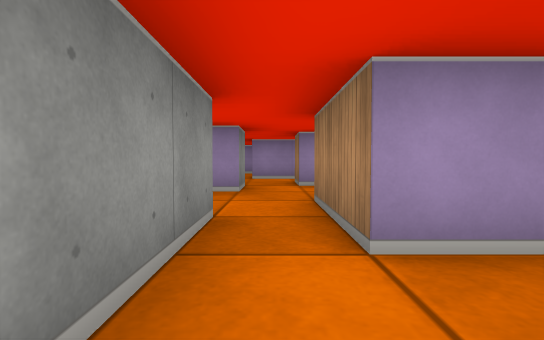
view 1 (above)

17 first-person views from a walk through a cub3D ray-caster map. The camera is about half as high as the walls, tilts 2° down and sees 85° across. The floor is counted in squares. Each view is taken from the middle of a square. On the plan, view 1 faces up. The plan holds only what a view shows up to about 9 squares ahead; the rest is blank.

view 2
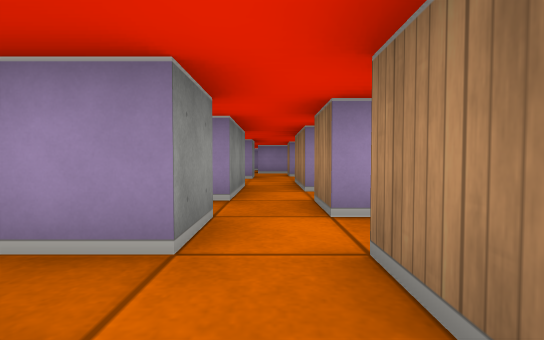

view 3
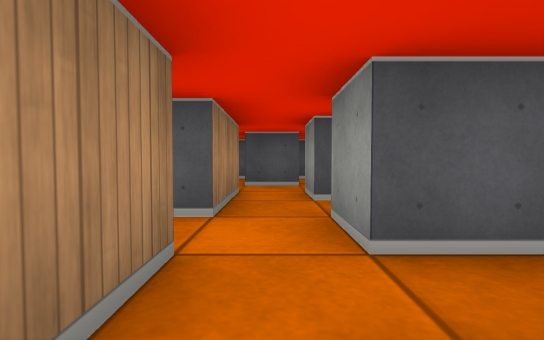

view 4
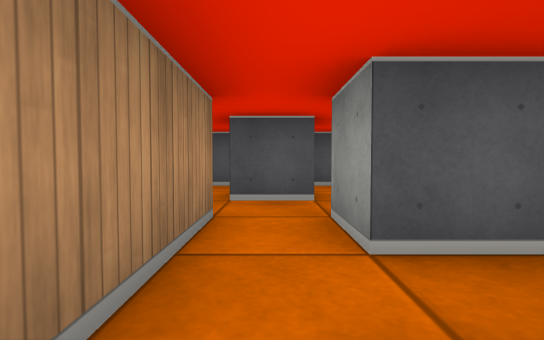

view 5
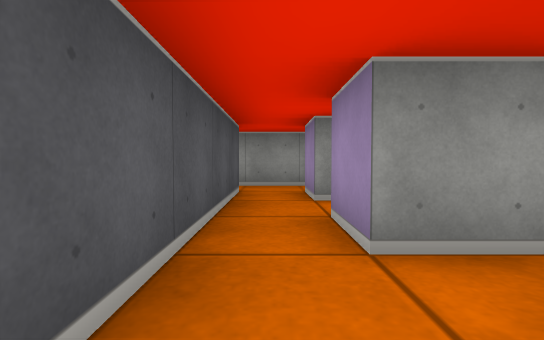

view 6
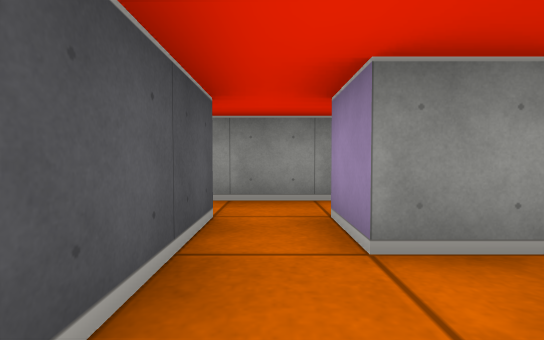

view 7
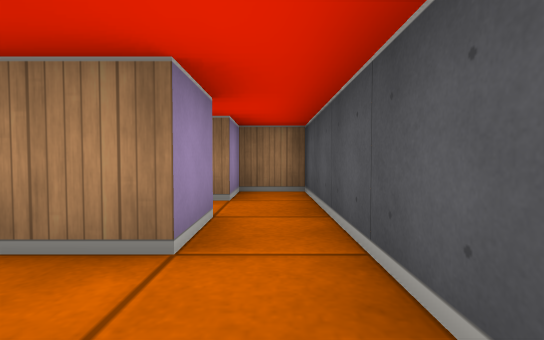

view 8
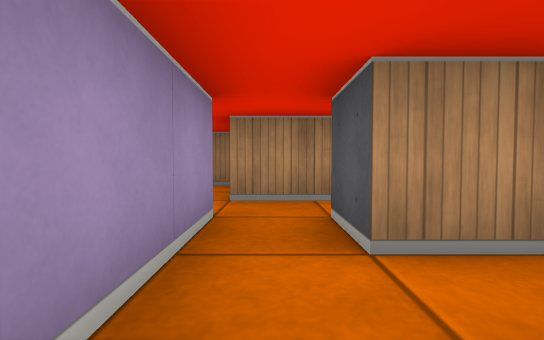

view 9
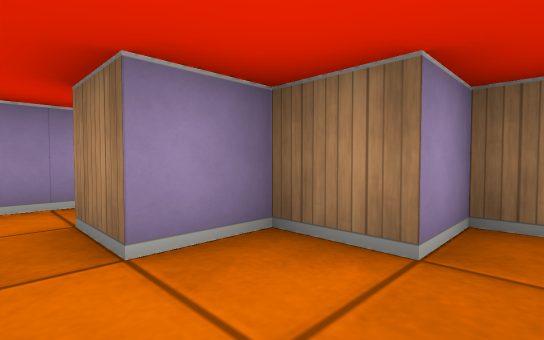

view 10
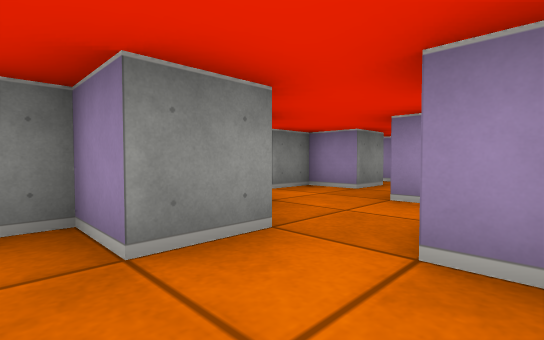

view 11
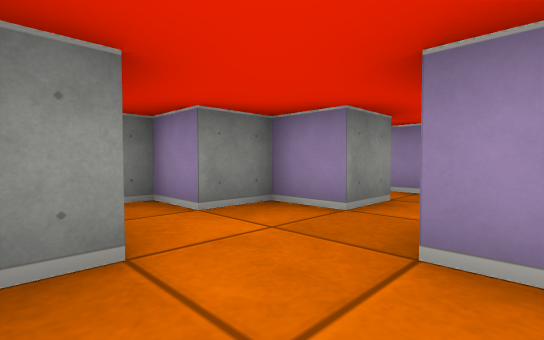

view 12
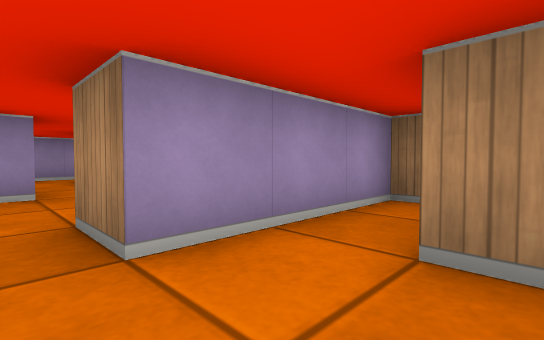

view 13
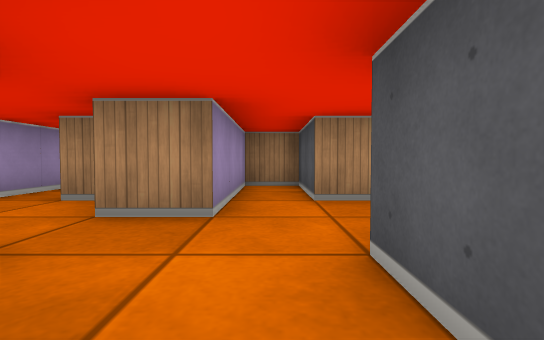

view 14
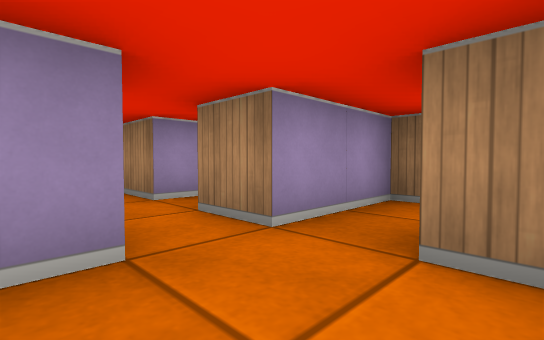

view 15
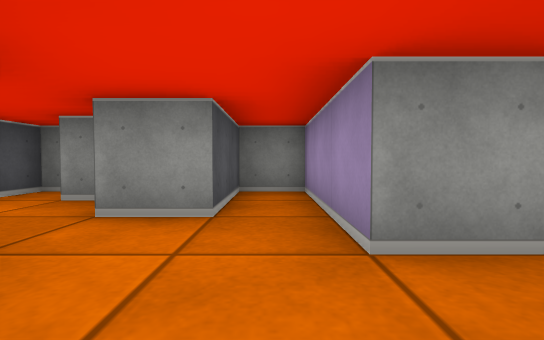

view 16
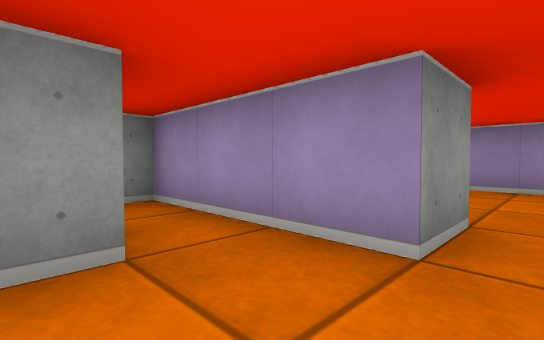

view 17
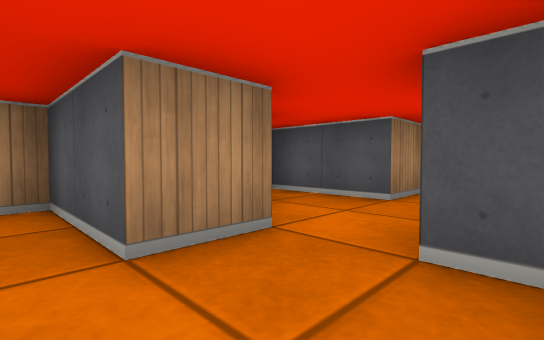

### Floor plan
Points are (right, up) in squares from view 1. A wall is a line through its corners. A room is listed if a view was taken in it or the views show most of it. See-through windows are left out.
Room 1 (views 1, 3, 4)
walls: (0.5, -0.5) (0.5, 0.5); (-1.5, -0.5) (-0.5, -0.5) (-0.5, -1.5); (-0.5, 1.5) (-0.5, 0.5); (0.5, -1.5) (0.9, -1.5); (1.5, 1.5) (0.5, 1.5)
ways out: opening at (0, -1) to room 2; opening at (0, 2) to room 3; opening at (-1, 0)
Room 2 (views 2, 5, 6, 7, 8)
walls: (-1.5, -4.5) (-1.5, -5.5) (-2.5, -5.5); (-1.5, -3.5) (-1.5, -2.5) (-0.5, -2.5) (-0.5, -3.5); (-0.5, -4.5) (0.5, -4.5) (0.5, -5.5) (-0.5, -5.5) (-0.5, -4.5); (0.5, -3.5) (0.5, -1.5); (-0.5, -1.5) (-2.5, -1.5); (-3.5, -5.2) (-3.5, -6.8); (-2.5, -6.5) (2.5, -6.5) (2.5, -5.5) (1.5, -5.5)
ways out: opening at (0, -1) to room 1; opening at (-3, -7)
Room 3 (views 9, 10)
walls: (-0.5, 4.5) (-1.5, 4.5) (-1.5, 4); (-0.5, 2.5) (-0.5, 1.5); (2.5, 4) (2.5, 4.5) (1.5, 4.5) (1.5, 5.5) (0.5, 5.5); (0.5, 1.5) (0.5, 3.5) (2.5, 3.5)
ways out: opening at (0, 2) to room 1; opening at (0, 5.5) to room 4; opening at (-1, 3)
Room 4 (views 11, 12, 13, 17)
walls: (-1, 5.5) (-0.5, 5.5) (-0.5, 4.5); (-1.5, 8.5) (-2.5, 8.5) (-2.5, 7.5) (-3.5, 7.5) (-3.5, 6.5) (-1.5, 6.5) (-1.5, 6); (0.5, 5.5) (0.5, 6.5) (2.5, 6.5) (2.5, 7.5) (-0.5, 7.5)
ways out: opening at (0, 5.5) to room 3; opening at (-1, 8.5) to room 5
Room 5 (views 14, 15, 16)
walls: (-0.5, 10.5) (-3.5, 10.5) (-3.5, 9.5) (-1.5, 9.5) (-1.5, 8.5); (0.5, 9) (0.5, 9.5); (-0.5, 7.5) (-0.5, 8.5); (2.5, 10.5) (0.5, 10.5)
ways out: opening at (-1, 8.5) to room 4; opening at (0, 11)

Where each view was taken, in squares from view 1:
view 1: 0 up, 0 right, facing up
view 2: 3 down, 0 right, facing up
view 3: 1 up, 0 right, facing down
view 4: 1 down, 0 right, facing down
view 5: 6 down, 2 right, facing left
view 6: 6 down, 0 right, facing left
view 7: 6 down, 2 left, facing right
view 8: 2 down, 3 left, facing right
view 9: 4 up, 0 right, facing up-right
view 10: 4 up, 1 right, facing up-left
view 11: 6 up, 0 right, facing up-left
view 12: 6 up, 1 left, facing up-right
view 13: 7 up, 3 left, facing right
view 14: 9 up, 1 left, facing up-right
view 15: 10 up, 1 right, facing left
view 16: 9 up, 0 right, facing up-left
view 17: 7 up, 1 left, facing down-right
